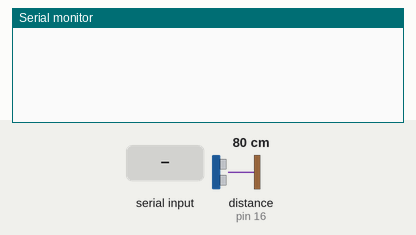
This sketch was run on a simulated Arduino Uno, built with avr-gcc and run on an emulated ATmega328P. Parts: the last lines printed to the serial monitor. Inputs (shaded band) come from the test bench; at power-on: distance to the obstacle (sensor on pin 16) 80 cm. The echo pulse lasts 58.3 µs per cm.

Above: at 1.2 s.
1.3 s: "90,45\n" received over Serial
At 2.2 s:
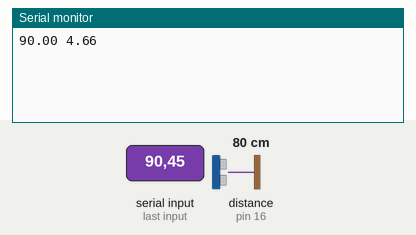
3.3 s: byte 84 ('T') received over Serial
At 3.7 s:
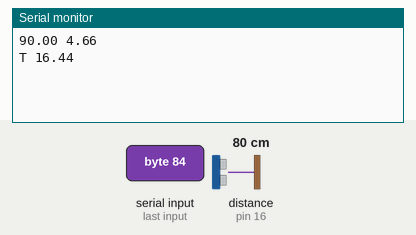
4.8 s: byte 10 ('\n') received over Serial
At 5.9 s:
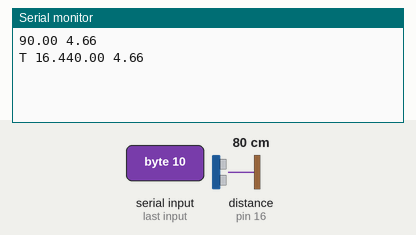
6.3 s: "30,150\n" received over Serial
At 7.3 s:
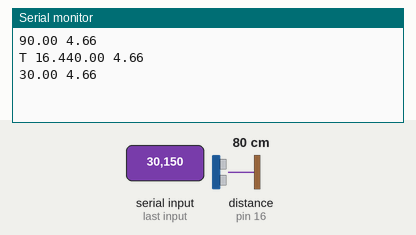

Measured:
- after the input at 1.3 s, the serial monitor: prints a new line after 0.56 s (image 1)
- after the input at 3.3 s, the serial monitor: prints a new line at once (image 2)
- after the input at 4.8 s, the serial monitor: prints a new line after 0.55 s (image 3)
- after the input at 6.3 s, the serial monitor: prints a new line after 0.56 s (image 4)

The sketch:

vibon.ino
```cpp
// Vibracoes e Ondas
// Trabalho Experimental - SONAR
// Parte 1. Calibracao do SONAR
// Codigo base (calibration.ino)
// Carlos Vinhais, Out 2021
// Editado por Diogo Moreira

const int TRIG_PIN = 5;
const int ECHO_PIN = 16;
int val;
const int tempPin = A0;
unsigned long t_eco;
const int N = 10;

String inputString = "";          // user input: distance (mm)
bool stringComplete = false;      // whether the string is complete

void setup() {
  Serial.begin( 9600 );
  pinMode( TRIG_PIN, OUTPUT );
  pinMode (ECHO_PIN, INPUT );
  inputString.reserve(10);
}

void loop() {
  if (stringComplete) {

    /* input distance, d (mm) */
    float dist_mm = inputString.toFloat();

    /* mean echo time, time_avg (us) */
    float time_avg = 0.0;

    for ( int n = 0; n < N; n++) {      // N measurements
      /* ultrasonic pulse */
      digitalWrite( TRIG_PIN, HIGH );     // SONAR trigger
      delayMicroseconds( 10 );            // wait 10 us
      digitalWrite( TRIG_PIN, LOW );      // end of pulse
      t_eco = pulseIn( ECHO_PIN, HIGH );  // echo time, us

      time_avg += float(t_eco);           // accumulate...
      delay(50);                          // wait 50 ms ?
    }

    time_avg /= float(N);                   // mean echo time, us
    time_avg /= 1000;                     // mean echo time, ms

    /* send data to serial port */
    Serial.print( dist_mm );
    Serial.print( " " );
    Serial.println( time_avg );

    /* reset user input */
    inputString = "";                       // clear input string
    stringComplete = false;                 // set flag to flase
  }
}

void serialEvent() {
  while (Serial.available()) {
    char inChar = (char)Serial.read();
    if (inChar == '\n') {
      stringComplete = true;
    }
    //Leitura da temperatura
    else {
      if(inChar == 'T'){
        val = analogRead(tempPin);
        float mv = ( val/1024.0)*3300;
        float cel = mv/10;
        Serial.print('T');
        Serial.print( " " );
        Serial.print(cel);
      }
      inputString += inChar;
    }
  }
}
```
